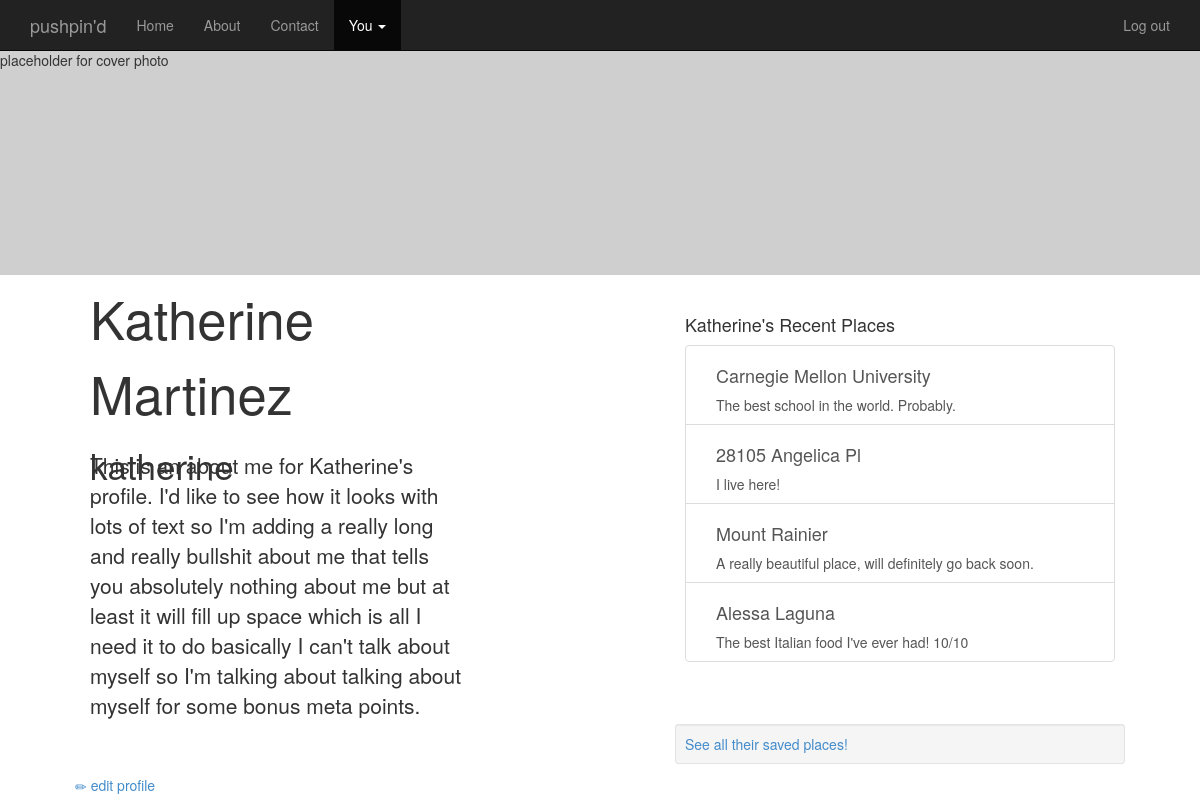
/users/1/ (signed in), run on the app's committed database.
### users/models.py (models this page shows, shortened)
class Profile(models.Model):
	user = models.ForeignKey(User, unique=True)
	firstName = models.CharField(max_length=50, blank=True, verbose_name="First Name")
	lastName = models.CharField(max_length=50, blank=True, verbose_name="Last Name")
	about = models.CharField(max_length=500, blank=True, verbose_name="About")
	def get_locations(self):
		return Location.objects.filter(user=self.user)

### locationlib/models.py (models this page shows, shortened)
class Location(models.Model):
	name = models.CharField(max_length=70)
	longitude = models.DecimalField(max_digits=7,decimal_places=4)
	latitude = models.DecimalField(max_digits=7,decimal_places=4)
	custDescription = models.CharField(max_length=500, default='')
	custName = models.CharField(max_length=70, default='')
	user = models.ForeignKey(User)
	saveDate = models.DateTimeField(default=timezone.now)
	def getCoordinates(self):
		if (type(self.longitude) != str) and (type(self.latitude) != str):
			return "(" + str(self.longitude)+ ", " + str(self.latitude) + ")"
		else:
			return None
	getCoordinates.admin_order_field = 'name'
	getCoordinates.short_description = 'Coordinates'

### users/views.py (the view)
# urls.py: url(r'^(?P<user_id>\d+)/$' , views.profile, name='profile'),
def profile(request, user_id): # page
	user = get_object_or_404(User, pk=user_id)
	userProfile = Profile.objects.get(user=user)
	context = {
		'user':user,
		'profile':userProfile,
		'request':request,
		'recent_location_list': userProfile.get_locations()[:5],
		'loggedin':user.is_authenticated(),
	}
	return render(request, 'users/profile.html', context)

### users/templates/users/profile.html (shortened to what this page needs)
<head>
	{% load staticfiles %}
	<link rel="stylesheet" type='text/css' href="{% static 'users/style.css' %}" />
	<link rel="stylesheet" type='text/css' href="{% static 'locationlib/bootstrap.min.css' %}" />
</head>
<body>
	<div class="navbar navbar-inverse navbar-fixed-top" role="navigation">
	    <div class="container">
	        <div class="navbar-header">
	            <a class="navbar-brand" href="/">pushpin'd</a>
	        </div>
	        <div class="navbar-collapse collapse">
		        <ul class="nav navbar-nav">
		            <li><a href="{% url 'home' %}">Home</a></li>
		            <li><a href="#about">About</a></li>
		            <li><a href="#contact">Contact</a></li>
		            {% if loggedin %}
		            	<li class="dropdown active">
		            		<a class="dropdown-toggle" data-toggle="dropdown">You <span class="caret"></span></a>
				        </li>
		            {% endif %}
		        </ul>
	        	{% if not loggedin %}
		        	<form class="navbar-form navbar-right" role="form" action="{% url 'authenticator' %}" method="POST">
			            <div id="mini-login" class="form-group">
							{% csrf_token %}
							<input type='text' placeholder="Username" name="username" class="form-control">
							<input type='password' placeholder="Password" name="password" class="form-control">
							<input type='Submit' value='Log In' class="btn btn-success">
						</div>
		            </form>
	            {% else %}
	            	<ul class="nav navbar-nav navbar-right">
			    		<li><a href='{% url "logout" %}' >Log out</a></li>
			    	</ul>
			    {% endif %}
		    </div>
	    </div>
	</div>
	<div class='cover-container' id='profile-cover'>
		<p>placeholder for cover photo</p>
	<div>
	<div class='container' id='profile-basic-info'>
		<div class=''>
			{% if profile.firstName != '' %}
				<div class='container' id='profile-name'>
					<p>{{profile.firstName}} {{profile.lastName}}</p>
				</div>
			{% endif %}
			<div class='container' id='profile-username'>
				<p>{{profile.user.username}}</p>
			</div>
		</div>
	</div>
	<div class="container" id="profile-about">
		<p>{{profile.about}}</p>
	</div>
	{% if user == request.user %}
		<div class='container' id='profile-edit-link'>
			<div class=''>
				<a href="{% url 'users:edit' request.user.id %}"><span class='glyphicon glyphicon-pencil'></span> edit profile</a>
			</div>
		</div>
	{% endif %}
	{% if recent_location_list|length != 0 %}
		<div class='container' id='profile-recent-locations'>
			<h4>{{profile.firstName}}'s Recent Places</h4>
			<div class='list-group'>
				{% for location in recent_location_list %}
					<a class="list-group-item" href="{% url 'locationlib:detail' location.id %}">
						<div class="container" id="item-container">
							<h4 class="list-group-item-header">{{location.name}}</h4></li>
							<p class="list-group-item-text">{{location.custDescription}}</p>
						</div>
					</a>
				{% endfor %}
			</div>
		</div>
	<div class='container' id="profile-more-locations">
		<div class="well well-sm">
			<a href="{% url 'users:places' user.id %}">See all their saved places!</a>
		</div>
	</div>
	{% else %}
		<div class='container' id='profile-no-locations'>
			<div class=''>
				<a href="{% url 'users:add' request.user.id %}">Add your first place?</a>
			</div>
		</div>
	{% endif %}
</body>

### users/static/users/style.css (style rules this page uses)
body { padding-top:50px; }
#profile-cover { width: 100%; height:30%; background-color: #cfcfcf; }
#profile-basic-info { position:absolute; max-width:40%; max-height:20%; text-align: left; font-size: 250%; left:5%; top:35%; }
#profile-about { position:absolute; font-size: 150%; padding-left: 30px; padding-top: 50px; max-width: 35%; max-height: 40%; overflow-y: auto; left:5%; top:50%; }
#profile-name { max-width: 100%; max-height: 100%; font-size: 150%; }
#profile-username { max-width:100%; max-height: 100% }
#profile-recent-locations { position:absolute; height: auto; padding:25px; max-width: 40%; max-height: 55%; overflow-y:auto; right:5%; top:35%; }
#profile-edit-link { position:absolute; bottom:5px; left:5%; }
#profile-more-locations { position:absolute; max-width:40%; right:5%; bottom:2%; }

### data on the page
Profile: firstName "Katherine", lastName "Martinez", user.username "katherine", about "This is an about me for Katherine's profile. I'd like to see how it looks with lots of text so I'm adding a really long and really bullshit about me that tells you absolutely nothing about me but at least it will fill up space which is all I need it to do basically I can't talk about myself so I'm talking about talking about myself for some bonus meta points.…"
Location: name "Carnegie Mellon University", custDescription "The best school in the world. Probably."
Location: name "28105 Angelica Pl", custDescription "I live here!"
Location: name "Mount Rainier", custDescription "A really beautiful place, will definitely go back soon."
Location: name "Alessa Laguna", custDescription "The best Italian food I've ever had! 10/10"
